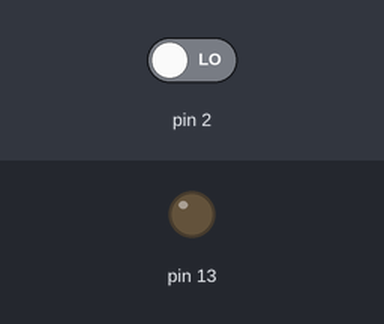
Bench run of a sketch on a simulated Arduino Uno, built with avr-gcc and run on an emulated ATmega328P. On the bench: output pins drawn as LEDs (lit = HIGH). The test bench sets the inputs (shaded band); at power-on: pin 2 LOW.

Above: at 1.2 s.
1.3 s: pin 2 driven HIGH
At 1.6 s:
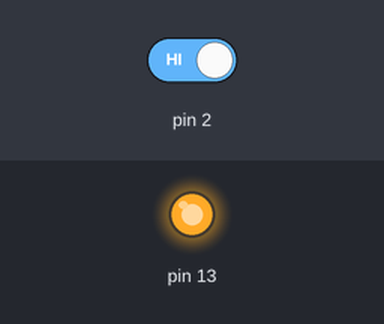
2.8 s: pin 2 driven LOW
At 3.9 s:
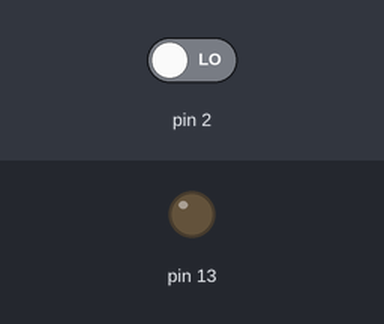
Timing chart, 0 to 5.8 s (numbered marks = the images above; inputs shaded):
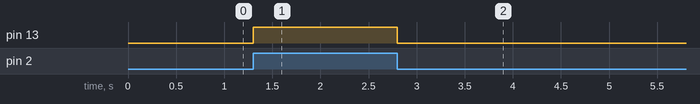

The sketch:

push_button.ino
```cpp
int buttonRead =0;
void setup(){
  pinMode(2,INPUT);
  pinMode(13,OUTPUT);
}

void loop(){
  buttonRead = digitalRead(2);
  if(buttonRead == HIGH)
    digitalWrite(13,HIGH);
  else
    digitalWrite(13,LOW);
}
```

Measured:
- after the input at 1.3 s, pin 13: LOW → HIGH at once
- after the input at 2.8 s, pin 13: HIGH → LOW at once
